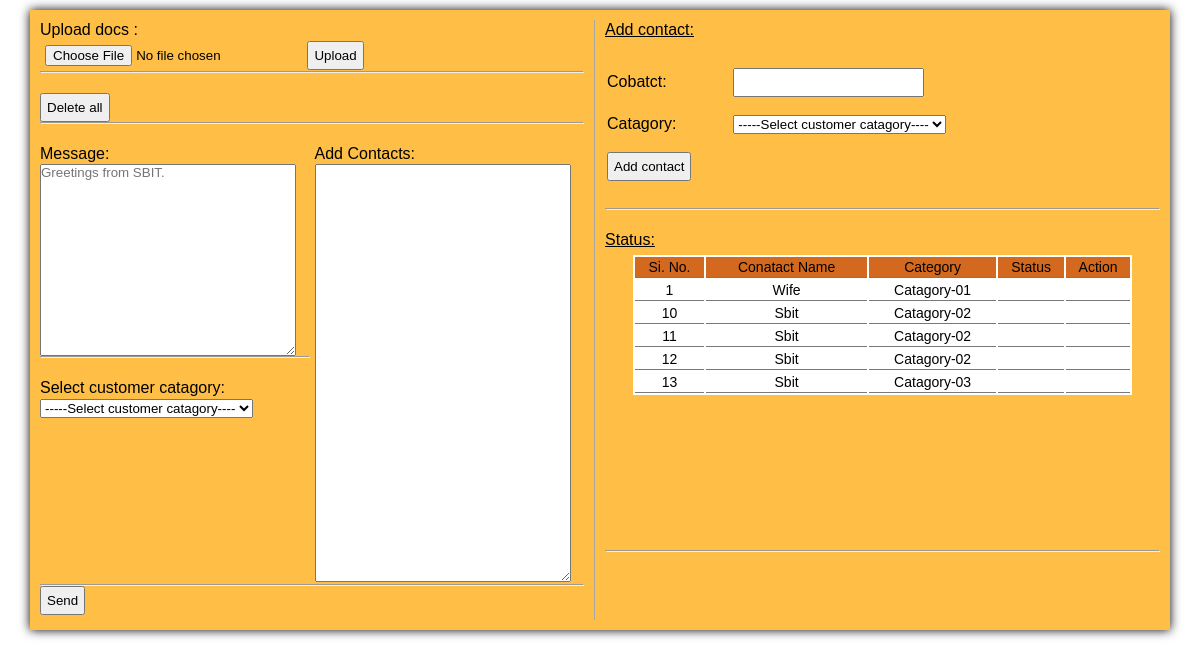
The page / on the database its author committed.
### home/models.py (models this page shows)
class contact_list(models.Model):
    contact_name = models.CharField(max_length=50, default="None")
    contact_number = models.CharField(max_length=50, default="None")
    email = models.CharField(max_length=50, default="None")
    city = models.CharField(max_length=50, default="None")
    category = models.CharField(max_length=50, default="None")

### home/views.py (the view)
# urls.py: path('', views.home),
def home(request):
    message = "Welcome to What's App automation."
    contacts = contact_list.objects.all()
    return render(request, 'home.html', locals())

### home/templates/home.html (shortened to what this page needs)
<!DOCTYPE html>
{% load static %}
<html lang="en">
<head>
    <link rel="stylesheet" href="{% static 'home/home.css' %}">
</head>
<body>
    <div class="message_container">
        <div class="input_section">
            <form action="/home/add_user_files" method="post" enctype="multipart/form-data">
                <div class="doc_section">
                   Upload docs : <br>
                    <input type="file" name="doc" id="" required>
                    <input type="submit" value="Upload">&nbsp&nbsp&nbsp&nbsp&nbsp&nbsp&nbsp&nbsp&nbsp&nbsp&nbsp&nbsp
                </form>
                     </div><hr><br>
                <a  href="/home/delete_images"> <input type="submit" value="Delete all">  </a>
                <hr> <br>
            <form action="/home/whatsapp_automation" method="post">
                <div class="message_section">
                    <div class="message_left">
                        <label for="message">Message: </label>
                        <textarea name="message" id="" cols="30" rows="15" placeholder="Greetings from SBIT."></textarea>
                    <hr><br>
                    <div class="catagory_section">
                        <label for="message">Select customer catagory: </label> <br>
                        <select name="catagory" id="">
                            <option value="">-----Select customer catagory----</option>
                        </select>
                    </div><br>
                <br>
                </div>
                <div class="message_right">
                    <label for="text_area_contacts">Add Contacts: </label>
                    <textarea name="text_area_contacts" id="text_area_contacts" cols="30" rows="10"></textarea>
                </div>
            </div>
            <hr>
            <div class="send_section">
                <input type="submit" value="Send">
            </div><br>
            </form>
        </div>
        <div class="output_section">
            <form action="/home/add_contact" method="post">
                <div class="doc_section">
                    <label><u>Add contact:</u> </label> <br><br>
                    <table id="contact_table">
                        <tr>
                            <td>Cobatct:</td>
                            <td><input type="text" name="contact"></td>
                        </tr>
                        <tr>
                            <td> Catagory:</td>
                            <td><select name="category" id="">
                                <option value="">-----Select customer catagory----</option>
                            </select></td>
                        </tr>
                        <tr>
                            <td><input type="submit" value="Add contact"></td>
                        </tr>
                    </table>
                </div><br><hr><br>
            </form>
            <form action="" method="post">
                <div class="status_section">
                    <label for=""><u>Status:</u></label>
                    <div class="status_section-1" >
                        <table id="status_table">
                            <thead>
                                <td>Si. No.</td>
                                <td>Conatact Name</td>
                                <td>Category</td>
                                <td>Status</td>
                                <td>Action</td>
                            </thead>
                            <tbody>
                                {% for contact in contacts %}
                                <tr>
                                    <td>{{contact.id}}</td>
                                    <td>{{contact.contact_name}}</td>
                                    <td>{{contact.category}}</td>
                                    <td></td>
                                    <td></td>
                                </tr>
                                {% endfor %}
                            </tbody>
                        </table>
                    </div>
                </div><br>
                <hr> <br>
            </form>
        </div>
</body>
</html>

### home/static/home/home.css (style rules this page uses)
* { margin: 0; padding: 0; box-sizing: border-box; font-family:Arial, Helvetica, sans-serif; }
body { display: flex; flex-direction: column; align-items: center; justify-content: center; background-color: rgb(255, 255, 255); }
.message_container { width: 95vw; height: 620px; background-color:rgb(255, 191, 71); margin-top: 10px; display: flex; flex-direction: row; padding: 10px; box-shadow: 0px 0px 10px 0px; line-height: 20px; }
.input_section, .output_section { width: 50%; height: 100%; box-sizing: border-box; }
.input_section { padding-right: 10px; border-right: 1px solid rgb(167, 167, 167); overflow: hidden; }
.message_section { height:440px; display: flex; flex-direction: row; justify-content: center; column-gap: 5px; }
.message_left,.message_right { width: 50%; display: flex; flex-direction:column; }
textarea { width: 95%; height: 12rem; }
#text_area_contacts { width: 95%; height: 95%; }
.output_section { margin-left: 10px; box-sizing: border-box; overflow: hidden; }
input { width: auto; padding: 5px; }
.status_section { width: 100%; height: 300px; }
.status_section table { width: 80%; line-height: 30px; }
#contact_table { width: 80%; line-height: 40px; }
.status_section { width: 100%; }
.status_section-1 { width: 100%; max-height: 150px; display: flex; flex-direction: column; align-items: center; justify-content: center; overflow-y: scroll; }
#status_table { margin: 10px; text-align: center; width: 90%; line-height: 20px; font-size: 14px; background-color: rgb(255, 255, 255); }
#status_table thead td { background-color: chocolate; border-bottom: 1px solid rgb(121, 121, 121); }
#status_table tbody td { border-bottom: 1px solid rgb(121, 121, 121); }

### rows shown on the page
contact_list: id "1", contact_name "Wife", category "Catagory-01"
contact_list: id "10", contact_name "Sbit", category "Catagory-02"
contact_list: id "11", contact_name "Sbit", category "Catagory-02"
contact_list: id "12", contact_name "Sbit", category "Catagory-02"
contact_list: id "13", contact_name "Sbit", category "Catagory-03"
